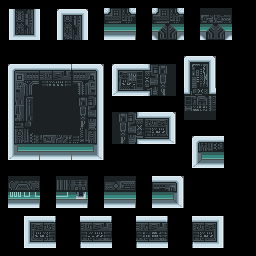

This game map was drawn from its Tiled (.tmx) file and the tilesets committed beside it. A one-line description and the full map source follow:
An orthogonal 32x32 tile map with 8x8 px tiles, 1 tile layer (Camada de Tiles 1).

<map version="1.8" tiledversion="1.8.5" orientation="orthogonal" renderorder="right-down" width="32" height="32" tilewidth="8" tileheight="8" infinite="0" nextlayerid="2" nextobjectid="1">
 <tileset firstgid="1" source="lab tileset finished transparent.tsx" />
 <layer id="1" name="Camada de Tiles 1" width="32" height="32">
  <data encoding="csv">
0,0,0,0,0,0,0,0,0,0,0,0,0,0,0,0,0,0,0,0,0,0,0,0,0,0,0,0,0,0,0,0,
0,1485,1486,1487,1488,0,0,1493,1494,1495,1496,0,0,1501,1502,1503,1504,0,0,1509,1510,1511,1512,0,0,1517,1518,1519,1520,0,0,0,
0,1605,1606,1607,1608,0,0,1613,1614,1615,1616,0,0,1621,1622,1623,1624,0,0,1629,1630,1631,1632,0,0,1637,1638,1639,1640,0,0,0,
0,1725,1726,1727,1728,0,0,1733,1734,1735,1736,0,0,1741,1742,1743,1744,0,0,1749,1750,1751,1752,0,0,1757,1758,1759,1760,0,0,0,
0,1845,1846,1847,1848,0,0,1853,1854,1855,1856,0,0,1861,1862,1863,1864,0,0,1869,1870,1871,1872,0,0,1877,1878,1879,1880,0,0,0,
0,0,0,0,0,0,0,0,0,0,0,0,0,0,0,0,0,0,0,0,0,0,0,0,0,0,0,0,0,0,0,0,
0,0,0,0,0,0,0,0,0,0,0,0,0,0,0,0,0,0,0,0,0,0,0,0,0,0,0,0,0,0,0,0,
0,0,0,0,0,0,0,0,0,0,0,0,0,0,0,0,0,0,0,0,0,0,0,13,14,15,16,0,0,0,0,0,
0,969,970,971,972,973,974,975,976,977,978,979,980,0,1441,1442,1443,1444,1445,1446,1447,1448,0,133,134,135,136,0,0,0,0,0,
0,1089,1090,1091,1092,1093,1094,1095,1096,1097,1098,1099,1100,0,1561,1562,1563,1564,1565,1566,1567,1568,0,253,254,255,256,0,0,0,0,0,
0,1209,1210,1211,1212,1213,1214,1215,1216,1217,1218,1219,1220,0,1681,1682,1683,1684,1685,1686,1687,1688,0,373,374,375,376,0,0,0,0,0,
0,1329,1330,1331,1332,1333,1334,1335,1336,1337,1338,1339,1340,0,1801,1802,1803,1804,1805,1806,1807,1808,0,493,494,495,496,0,0,0,0,0,
0,1449,1450,1451,1452,1453,1454,1455,1456,1457,1458,1459,1460,0,0,0,0,0,0,0,0,0,0,613,614,615,616,0,0,0,0,0,
0,1569,1570,1571,1572,1573,1574,1575,1576,1577,1578,1579,1580,0,0,0,0,0,0,0,0,0,0,733,734,735,736,0,0,0,0,0,
0,1689,1690,1691,1692,1693,1694,1695,1696,1697,1698,1699,1700,0,1461,1462,1463,1464,1465,1466,1467,1468,0,853,854,855,856,0,0,0,0,0,
0,1809,1810,1811,1812,1813,1814,1815,1816,1817,1818,1819,1820,0,1581,1582,1583,1584,1585,1586,1587,1588,0,0,0,0,0,0,0,0,0,0,
0,1929,1930,1931,1932,1933,1934,1935,1936,1937,1938,1939,1940,0,1701,1702,1703,1704,1705,1706,1707,1708,0,0,0,0,0,0,0,0,0,0,
0,2049,2050,2051,2052,2053,2054,2055,2056,2057,2058,2059,2060,0,1821,1822,1823,1824,1825,1826,1827,1828,0,0,4377,4378,4379,4380,0,0,0,0,
0,2169,2170,2171,2172,2173,2174,2175,2176,2177,2178,2179,2180,0,0,0,0,0,0,0,0,0,0,0,4497,4498,4499,4500,0,0,0,0,
0,2289,2290,2291,2292,2293,2294,2295,2296,2297,2298,2299,2300,0,0,0,0,0,0,0,0,0,0,0,4617,4618,4619,4620,0,0,0,0,
0,0,0,0,0,0,0,0,0,0,0,0,0,0,0,0,0,0,0,0,0,0,0,0,4737,4738,4739,4740,0,0,0,0,
0,0,0,0,0,0,0,0,0,0,0,0,0,0,0,0,0,0,0,0,0,0,0,0,0,0,0,0,0,0,0,0,
0,3361,3362,3363,3364,0,0,3365,3366,3367,3368,0,0,3369,3370,3371,3372,0,0,4385,4386,4387,4388,0,0,0,0,0,0,0,0,0,
0,3481,3482,3483,3484,0,0,3485,3486,3487,3488,0,0,3489,3490,3491,3492,0,0,4505,4506,4507,4508,0,0,0,0,0,0,0,0,0,
0,3601,3602,3603,3604,0,0,3605,3606,3607,3608,0,0,3609,3610,3611,3612,0,0,4625,4626,4627,4628,0,0,0,0,0,0,0,0,0,
0,3721,3722,3723,3724,0,0,3725,3726,3727,3728,0,0,3729,3730,3731,3732,0,0,4745,4746,4747,4748,0,0,0,0,0,0,0,0,0,
0,0,0,0,0,0,0,0,0,0,0,0,0,0,0,0,0,0,0,0,0,0,0,0,0,0,0,0,0,0,0,0,
0,0,0,7281,7282,7283,7284,0,0,0,7285,7286,7287,7288,0,0,0,7289,7290,7291,7292,0,0,0,7293,7294,7295,7296,0,0,0,0,
0,0,0,7401,7402,7403,7404,0,0,0,7405,7406,7407,7408,0,0,0,7409,7410,7411,7412,0,0,0,7413,7414,7415,7416,0,0,0,0,
0,0,0,7521,7522,7523,7524,0,0,0,7525,7526,7527,7528,0,0,0,7529,7530,7531,7532,0,0,0,7533,7534,7535,7536,0,0,0,0,
0,0,0,7641,7642,7643,7644,0,0,0,7645,7646,7647,7648,0,0,0,7649,7650,7651,7652,0,0,0,7653,7654,7655,7656,0,0,0,0,
0,0,0,0,0,0,0,0,0,0,0,0,0,0,0,0,0,0,0,0,0,0,0,0,0,0,0,0,0,0,0,0
</data>
 </layer>
</map>
